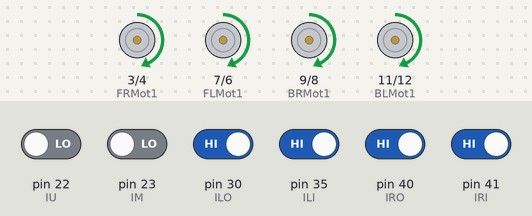
Bench run of a sketch on a simulated Arduino Mega 2560, built with avr-gcc and run on an emulated ATmega2560. On the bench: motor-driver pin pairs drawn as motors (green arrow = first pin HIGH = forward, orange = second pin HIGH = backward, longer = more drive). The test bench sets the inputs (shaded band); at power-on: pin 30 (ILO), pin 35 (ILI), pin 40 (IRO), pin 41 (IRI) HIGH, pin 22 (IU), pin 23 (IM) LOW.

Above: at 2.2 s.
2.3 s: pin 23 (IM) driven HIGH
3.8 s: pin 22 (IU) driven HIGH
At 5.0 s:
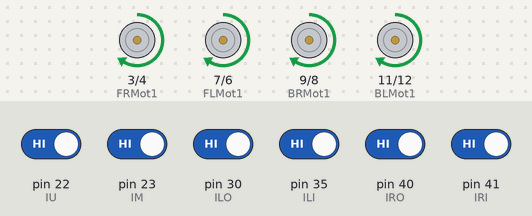
5.3 s: pin 30 (ILO) driven LOW
At 6.3 s:
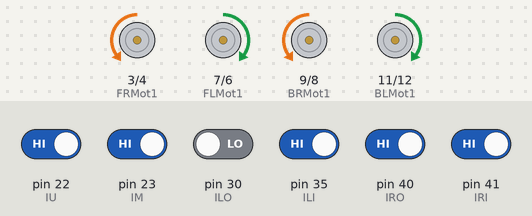
6.8 s: pin 41 (IRI) driven LOW
At 7.5 s:
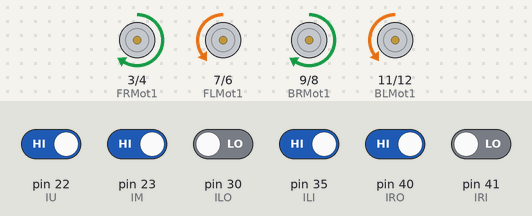
8.3 s: pin 35 (ILI) driven LOW
At 8.6 s:
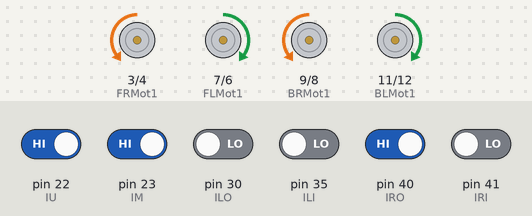
9.8 s: pin 40 (IRO) driven LOW
At 10.9 s:
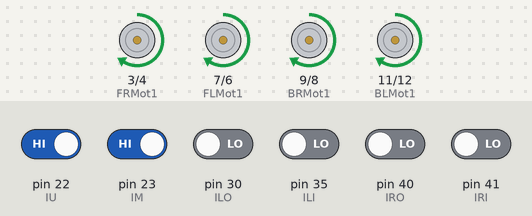
Timing chart, 0 to 12.3 s (numbered marks = the images above; inputs shaded):
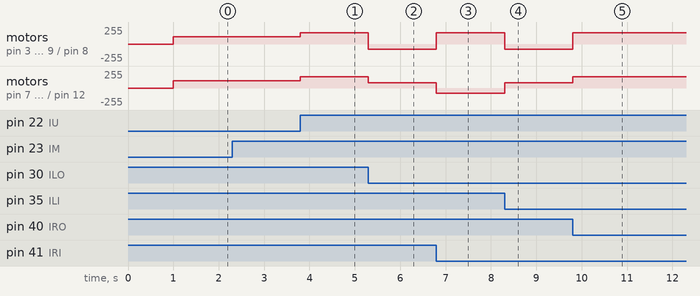

Measured:
- after the input at 3.8 s, motor on pin 3 (FRMot1) / pin 4 (FRMot2), motor on pin 7 (FLMot1) / pin 6 (FLMot2), motor on pin 9 (BRMot1) / pin 8 (BRMot2), motor on pin 11 (BLMot1) / pin 12 (BLMot2): forward 110/255 → forward 170/255 at once
- after the input at 5.3 s, motor on pin 3 (FRMot1) / pin 4 (FRMot2), motor on pin 9 (BRMot1) / pin 8 (BRMot2): forward 170/255 → backward 80/255 at once; motor on pin 7 (FLMot1) / pin 6 (FLMot2), motor on pin 11 (BLMot1) / pin 12 (BLMot2): forward 170/255 → forward 80/255 at once
- after the input at 6.8 s, motor on pin 3 (FRMot1) / pin 4 (FRMot2), motor on pin 9 (BRMot1) / pin 8 (BRMot2): backward 80/255 → forward 170/255 at once; motor on pin 7 (FLMot1) / pin 6 (FLMot2), motor on pin 11 (BLMot1) / pin 12 (BLMot2): forward 80/255 → backward 80/255 at once
- after the input at 8.3 s, motor on pin 3 (FRMot1) / pin 4 (FRMot2), motor on pin 9 (BRMot1) / pin 8 (BRMot2): forward 170/255 → backward 80/255 at once; motor on pin 7 (FLMot1) / pin 6 (FLMot2), motor on pin 11 (BLMot1) / pin 12 (BLMot2): backward 80/255 → forward 80/255 at once
- after the input at 9.8 s, motor on pin 3 (FRMot1) / pin 4 (FRMot2), motor on pin 9 (BRMot1) / pin 8 (BRMot2): backward 80/255 → forward 170/255 at once; motor on pin 7 (FLMot1) / pin 6 (FLMot2), motor on pin 11 (BLMot1) / pin 12 (BLMot2): forward 80/255 → forward 170/255 at once

The sketch:

Line_Follower_with_a_New_Idea.ino
```cpp
// Line Follower Project ( Ayman Mohamed Elashry )

// -------------- Motors Objects

// Front Right Motor
#define FRMot1 3
#define FRMot2 4

// Front Left Motor
#define FLMot1 7
#define FLMot2 6

// Back Right Motor
#define BRMot1 9
#define BRMot2 8

// Back Left Motor
#define BLMot1 11
#define BLMot2 12

//--------------------- IRs Objects

// Right IRs
#define IRI 41
#define IRO 40

// Left IRs
#define ILI 35
#define ILO 30

// Main IR
#define IM 23

// Upper IR
#define IU 22

// ---------------- Values For Speed

// Analog Write For The Highest Speed Of Your Motors
byte high=170;

// Analog Write For The Medium Speed Of Your Motors
byte med=110;

// Analog Write For The Lowest Speed Of Your Motors
byte low=80;

// Note This Information depends on IRs Reading
/* For The Black Line
* Black = 1 ---- b=1
* White = 0 ---- w=0
*/

/* For The White Line
* Black = 0 ---- b=0
* White = 1 ---- w=1
*/

// IRs Black and White Values
// Default Color For The Line is "" Black "" depends on your IRs

byte b=1;
byte w=0;

// Variable of the Equation
short x=0;
byte y=0,z=0;

void setup() {
// -------------------------------IRs Pins
// Right IRs
pinMode(IRI,INPUT);
pinMode(IRO,INPUT);

// 2 IR on The Line
pinMode(IM,INPUT);
pinMode(IU,INPUT);

// Left IRs
pinMode(ILI,INPUT);
pinMode(ILO,INPUT);

// ----------------------------- Motors_Pins

// Front Right Motor
pinMode(FRMot1,OUTPUT);
pinMode(FRMot2,OUTPUT);

// Front Left Motor
pinMode(FLMot1,OUTPUT);
pinMode(FLMot2,OUTPUT);

// Back Right Motor
pinMode(BRMot1,OUTPUT);
pinMode(BRMot2,OUTPUT);

// Back Left Motor
pinMode(BLMot1,OUTPUT);
pinMode(BLMot2,OUTPUT);

// ------------------------------ Before Starting Your Road

delay(1000);
}
// ---------------------- End Setup Function

//--------------------------------------- Motors Status ------------------------------

// -------------------- Front Right Motor Status
void R1Mot(byte f,byte r)
{
analogWrite(FRMot1,f);
analogWrite(FRMot2,r);
}

// ------------------------- Front Left Motor Status
void L1Mot(byte f,byte r)
{

analogWrite(FLMot1,f);
analogWrite(FLMot2,r);
}

// -------------------- Back Right Motor Status
void R2Mot(byte f,byte r)
{
analogWrite(BRMot1,f);
analogWrite(BRMot2,r);
}

// ------------------------- Back Left Motor Status
void L2Mot(byte f,byte r)
{
analogWrite(BLMot1,f);
analogWrite(BLMot2,r);
}

// Function for Stopping All Motors
void stopMot()

{
R1Mot(0,0);
L1Mot(0,0);
R2Mot(0,0);
L2Mot(0,0);
}

// --------------------------------------- End Motors Status ---------------------------------------

// ----------------------------------Directions of The Car ---------------------------------------
/*
R1Mot(,);
L1Mot(,);

R2Mot(,);
L2Mot(,);
*/

// Forward Case
void Forward(byte val)
{
R1Mot(val,0);
L1Mot(val,0);
R2Mot(val,0);
L2Mot(val,0);
}
void avoid(byte val)
{
R1Mot(val,0);
L1Mot(val,0);
R2Mot(val,0);
L2Mot(val,0);
while(1)
{
if( ( digitalRead(IM)==b ) || (
(digitalRead(ILO)==w) &&
(digitalRead(ILI)==w) &&
(digitalRead(IRI)==w) &&
(digitalRead(IRO)==w) ) )
{
stopMot();
break;
}
}
}

// Right Case
void Right(byte val)
{
R1Mot(0,val);
L1Mot(val,0);
R2Mot(0,val);
L2Mot(val,0);
}

// Left Cases
void Left(byte val)
{

R1Mot(val,0);
L1Mot(0,val);
R2Mot(val,0);
L2Mot(0,val);
}

// Special Right Cases
void specRight(byte val)
{
// Two Left Forward
R1Mot(0,val/2);
L1Mot(val/2,0);
R2Mot(0,val/2);
L2Mot(val,0);
while(1){if((digitalRead(IM)==b) ||
(digitalRead(ILI)==b) ||
(digitalRead(ILO)==b) ){stopMot();
break;}}
}

// Special Left Cases
void specLeft(byte val)

{
// Two Right Forward
R1Mot(val/2,0);
L1Mot(0,val/2);
R2Mot(val,0);
L2Mot(0,val/2);
while(1){if( (digitalRead(IM)==b) ||
(digitalRead(IRI)==b) ||
(digitalRead(IRO)==b) ){stopMot();
break;}}
}

void loop() {

x=digitalRead(ILO)*10000+digitalRead(ILI)*1000+digitalRead(IM)*100+digitalRead(IRI)*10+digitalRead(IRO);
switch(x)
{
// Cases
// Forward Cases
case 0 : // 00000

case 100: // 00100
case 11111 : // 11111
Forward( digitalRead(IU)==b ? high
: med );
break;

// Forward to avoid IRs Fast Reading
case 11011 : // 11011
avoid(med);
break;

// Right Cases
case 1: // 00001
case 10: // 00010
Right(med);
break;

// Left Cases
case 1000 : // 01000
case 10000 : // 10000
Left(med);

break;

// Mini Right Cases
case 10010 : // 10010
case 1011 : // 01011
case 10011: // 10011
case 101 : // 00101 ( Think About it Again )
case 1111 : // 01111
case 10110 : // 10110
case 110 : // 00110
case 10111 : // 10111
Right(low);
break;

// Mini Left Cases
case 1001 : // 01001
case 11001: // 11001
case 11010: // 11010
case 10100 : // 10100 ( Think About it Again )
case 11110 : // 11110

case 1100 : // 01100
case 1101 : // 01101
case 11101 : // 11101
Left(low);
break;

// Spec Right Cases
case 11 : // 00011
specRight(255);
break;

// Spec Left Cases
case 11000: // 11000
specLeft(255);
break;

// Mini Forward
/*
---------------------------------------
------ Done Fake Forward
---------------------------------------

------

* ( Without Thinking Again )
* 01110 -- 10001 -- 10101 -- 01010
* ( Fake Line Go Forward With
The Smallest Speed because it is a
danger region )00111 -- 11100
*
---------------------------------------

-
* ( With Thinking Again )
* Still Testing For Better
Function ( )
*
---------------------------------------

-
*/
default:
Forward(low);
}

}
// This Equation only for The Black Line depends on IRs Reading

//x=digitalRead(ILO)*10000+digitalRead(ILI)*1000+digitalRead(IM)*100+digitalRead(IRI)*10+digitalRead(IRO);

// For White Line This is The Equation depends on IRs Reading
//x=(!digitalRead(ILO))*10000+(!digitalRead(ILI))*1000+(!digitalRead(IM))*100+(!digitalRead(IRI))*10+(!digitalRead(IRO));

/*
If you want using Analog Reading Use
This Sol and editing this ( == ) into
the requried comparison mark

// Left Sensors
analogRead(ILO)==b ? x=10000*1 :
x=10000*0;
analogRead(ILI)==b ? x+=1000*1 :

x+=1000*0;

// Main Sensor
analogRead(IM)==b ? x+=100*1 :
x+=100*0;

// Right Sensors
analogRead(IRI)==b ? x+=10*1 :
x+=10*0;
analogRead(IRO)==b ? x+=1*1 : x+=1*0;
*/
```
